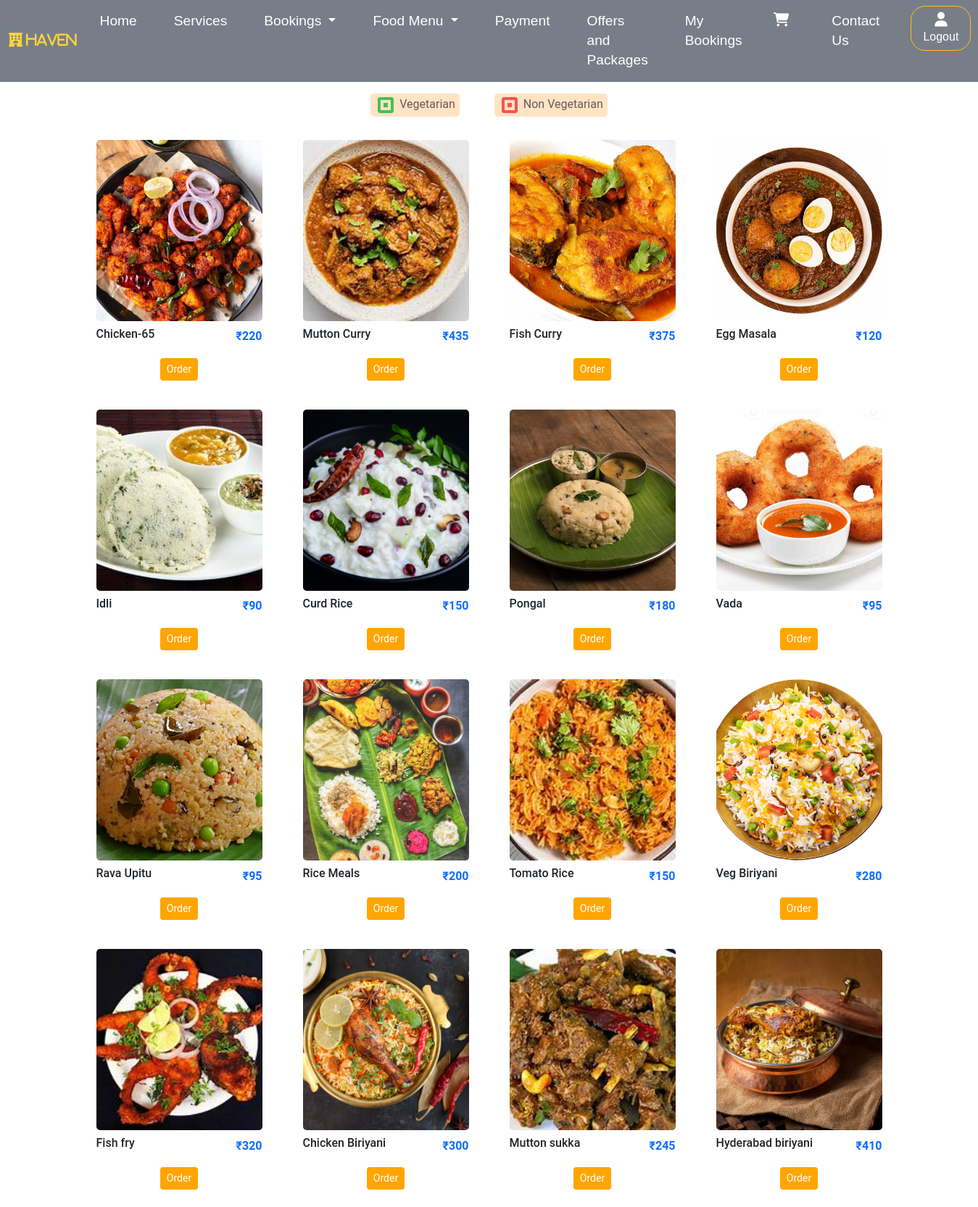
Page /cfolder/csouth.php on the committed database.
### tables this page shows
CREATE TABLE `food` (
  `foodtype` varchar(50) DEFAULT NULL,
  `vegornonveg` varchar(50) NOT NULL DEFAULT '0',
  `foodname` varchar(50) DEFAULT NULL,
  `foodprice` varchar(50) DEFAULT NULL,
  `foodimage` varchar(50) DEFAULT NULL,
  `description` varchar(50) DEFAULT NULL,
  `id` int(11) NOT NULL
);

### cfolder/csouth.php (the view, shortened to what this page needs)
<?php include("db.php"); ?>
<?php include("customernavbar.php"); ?>
<!DOCTYPE html>
<html lang="en">
<head>
  <link rel="stylesheet" href="bootstrap-5.3.5-dist/css/bootstrap.min.css">
  <link rel="stylesheet" href="customer.css">
  <link rel="stylesheet" href="https://cdnjs.cloudflare.com/ajax/libs/font-awesome/6.4.0/css/all.min.css">
</head>
<body>
  <div class=" d-flex justify-content-center gap-5 my-3">
    <form id="form1" name="form1" method="post" action="csouthvegfood.php">
      <button type="submit" name="Submit" class="light-white-btn custom-btn"><img alt="square"> Vegetarian</button>
    </form>
    <form id="form1" name="form1" method="post" action="csouthnonvegfood.php">
      <button type="submit" name="Submit" class="light-white-btn custom-btn"><img alt="svgImg" id="vegicon" /> Non Vegetarian</button>
    </form>
  </div>
  <div class="container">
    <div class="row">
      <?php
      $sql = "SELECT * FROM food where foodtype = 'southindian'";
      $retval = mysqli_query($conn, $sql);
      while ($row = mysqli_fetch_assoc($retval)) {
      ?>
        <div class="col-lg-3 col-md-4 col-sm-8 mb-2 custom-margin">
          <div class="box p-3 text-center">
            <div class="img-box mb-2" style="border-radius:5px; overflow:hidden;">
              <img src="fimages/south/<?php echo str_replace(' ', '%20', $row['foodimage']); ?>" class="img-fluid" style="height:250px; width:250px; object-fit:cover;" alt="Food Image">
            </div>
            <div class="detail-box d-flex justify-content-between align-items-center">
              <h6 class="fw-400 mb-2"><?php echo $row['foodname']; ?></h6>
              <span class="text-primary fw-bold">₹<?php echo $row['foodprice']; ?></span>
            </div>
            <form action="orderfood.php" method="post">
              <div class="mt-3">
                <input type="submit" name="order" value="Order" class="btn btn-sm fw-400" style="background-color:orange; color:#FFFFFF;" />
              </div>
            </form>
          </div>
        </div>
      <?php
      }
      ?>
    </div>
  </div>
</body>
</html>

### cfolder/customer.css (style rules this page uses)
body { font-family: 'Roboto', sans-serif; }
.custom-btn { background-color:bisque; color: rgb(106, 90, 90); border:none; border-radius: 5px; }

### rows in the picture
food: foodimage (picture), foodname "Chicken-65", foodprice "220"
food: foodimage (picture), foodname "Mutton Curry", foodprice "435"
food: foodimage (picture), foodname "Fish Curry", foodprice "375"
food: foodimage (picture), foodname "Egg Masala", foodprice "120"
food: foodimage (picture), foodname "Idli", foodprice "90"
food: foodimage (picture), foodname "Curd Rice", foodprice "150"
food: foodimage (picture), foodname "Pongal", foodprice "180"
food: foodimage (picture), foodname "Vada", foodprice "95"
food: foodimage (picture), foodname "Rava Upitu", foodprice "95"
food: foodimage (picture), foodname "Rice Meals", foodprice "200"
food: foodimage (picture), foodname "Tomato Rice", foodprice "150"
food: foodimage (picture), foodname "Veg Biriyani", foodprice "280"
food: foodimage (picture), foodname "Fish fry", foodprice "320"
food: foodimage (picture), foodname "Chicken Biriyani", foodprice "300"
food: foodimage (picture), foodname "Mutton sukka", foodprice "245"
food: foodimage (picture), foodname "Hyderabad biriyani", foodprice "410"
